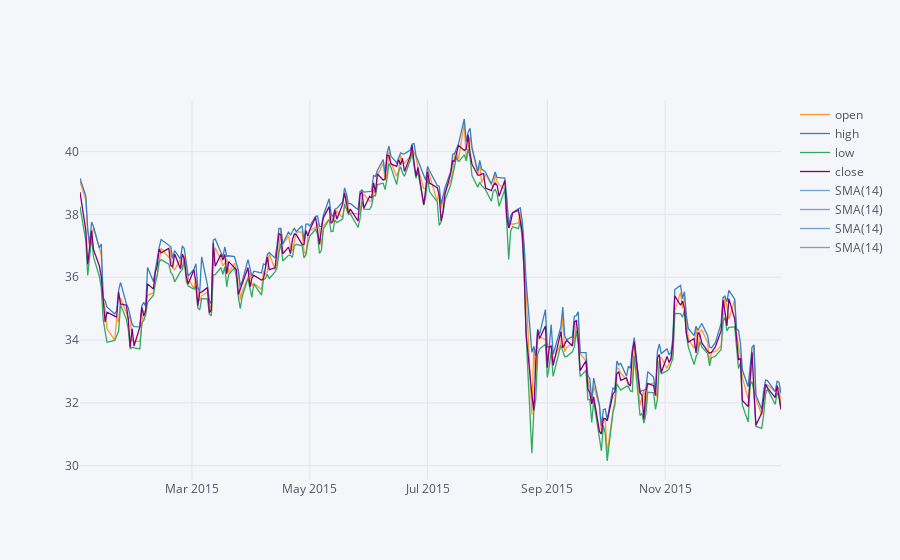

Notebook source saved alongside this figure:
### Markdown cell above
** Use .ta_plot(study='sma') to create a Simple Moving Averages plot of Morgan Stanley for the year 2015.**

### Code cell
MS[['open','high','low','close']].loc['2015-01-01':'2016-01-01'].ta_plot(study='sma')

### Figure 1 — Plotly figure (JSON) as saved in the notebook; plotly's stock layout.template omitted (floating-point values rounded to 4 significant figures; data arrays with more than 128 entries replaced by an {"elided": "..."} marker saying what was removed)
{"data": [{"line": {"color": "rgba(255, 153, 51, 1.0)", "dash": "solid", "shape": "linear", "width": 1.3}, "mode": "lines", "name": "open", "text": "", "type": "scatter", "x": {"elided": "252 str values"}, "y": {"elided": "252 float values"}}, {"line": {"color": "rgba(55, 128, 191, 1.0)", "dash": "solid", "shape": "linear", "width": 1.3}, "mode": "lines", "name": "high", "text": "", "type": "scatter", "x": {"elided": "252 str values"}, "y": {"elided": "252 float values"}}, {"line": {"color": "rgba(50, 171, 96, 1.0)", "dash": "solid", "shape": "linear", "width": 1.3}, "mode": "lines", "name": "low", "text": "", "type": "scatter", "x": {"elided": "252 str values"}, "y": {"elided": "252 float values"}}, {"line": {"color": "rgba(128, 0, 128, 1.0)", "dash": "solid", "shape": "linear", "width": 1.3}, "mode": "lines", "name": "close", "text": "", "type": "scatter", "x": {"elided": "252 str values"}, "y": {"elided": "252 float values"}}, {"line": {"color": "rgba(55, 128, 191, 0.7)", "dash": "solid", "shape": "linear", "width": 1.3}, "mode": "lines", "name": "SMA(14)", "text": "", "type": "scatter", "x": {"elided": "252 str values"}, "y": {"elided": "252x4 mixed values"}}, {"line": {"color": "rgba(55, 128, 191, 0.7)", "dash": "solid", "shape": "linear", "width": 1.3}, "mode": "lines", "name": "SMA(14)", "text": "", "type": "scatter", "x": {"elided": "252 str values"}, "y": {"elided": "252x4 mixed values"}}, {"line": {"color": "rgba(55, 128, 191, 0.7)", "dash": "solid", "shape": "linear", "width": 1.3}, "mode": "lines", "name": "SMA(14)", "text": "", "type": "scatter", "x": {"elided": "252 str values"}, "y": {"elided": "252x4 mixed values"}}, {"line": {"color": "rgba(55, 128, 191, 0.7)", "dash": "solid", "shape": "linear", "width": 1.3}, "mode": "lines", "name": "SMA(14)", "text": "", "type": "scatter", "x": {"elided": "252 str values"}, "y": {"elided": "252x4 mixed values"}}], "layout": {"legend": {"bgcolor": "#F5F6F9", "font": {"color": "#4D5663"}}, "paper_bgcolor": "#F5F6F9", "plot_bgcolor": "#F5F6F9", "title": {"font": {"color": "#4D5663"}}, "xaxis": {"gridcolor": "#E1E5ED", "showgrid": true, "tickfont": {"color": "#4D5663"}, "title": {"font": {"color": "#4D5663"}, "text": ""}, "zerolinecolor": "#E1E5ED"}, "yaxis": {"gridcolor": "#E1E5ED", "showgrid": true, "tickfont": {"color": "#4D5663"}, "title": {"font": {"color": "#4D5663"}, "text": ""}, "zerolinecolor": "#E1E5ED"}}}
